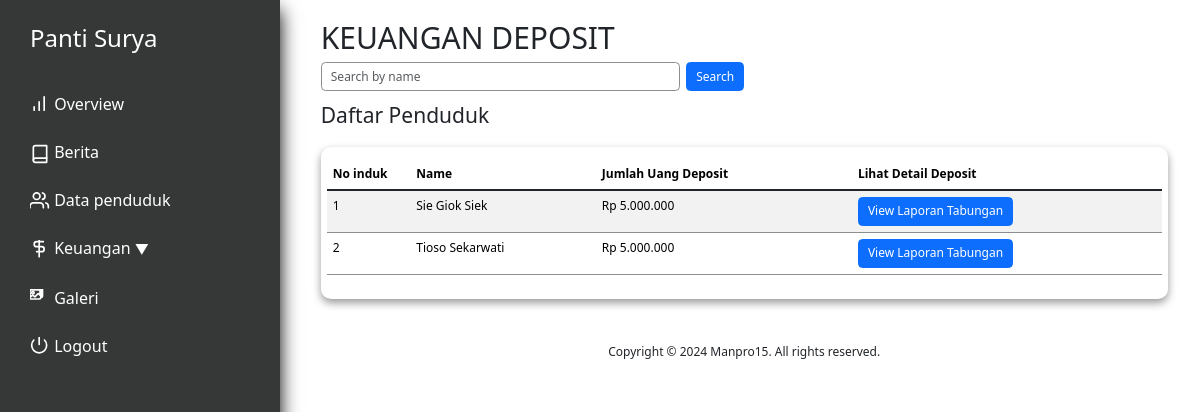
Page /keuangan_deposit.php (signed in) on the earlier database version.
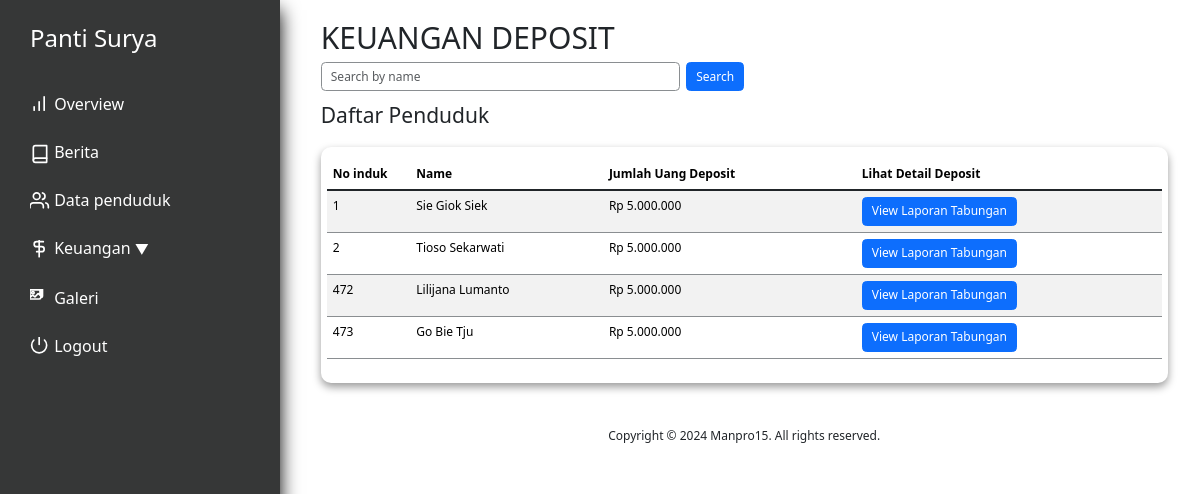
Same page on the later database version.
### tables this page shows
CREATE TABLE `penduduk` (
  `id` int(11) NOT NULL,
  `nama` varchar(250) NOT NULL,
  `alamat` varchar(100) NOT NULL,
  `tanggal_masuk` date DEFAULT NULL,
  `keuangan_pondokkan` int(11) NOT NULL,
  `keuangan_tabungan` int(11) NOT NULL,
  `keuangan_obat` int(11) NOT NULL,
  `keuangan_total` int(11) NOT NULL,
  `profile_picture` varchar(100) NOT NULL,
  `KTP` varchar(100) DEFAULT NULL,
  `KK` varchar(100) DEFAULT NULL,
  `BPJS` varchar(100) DEFAULT NULL,
  `deposit` int(11) DEFAULT NULL,
  `status` tinyint(1) NOT NULL DEFAULT 0,
  `tempat_lahir` varchar(100) NOT NULL DEFAULT '',
  `agama` varchar(15) NOT NULL DEFAULT ' ',
  `tanggal_lahir` date DEFAULT NULL,
  `nomor_induk` int(11) NOT NULL DEFAULT 0
);

### utils.php (called while the page is built, shortened)
<?php
class myDB
{
    private $host = "localhost";
    private $username = "root";
    private $password = "";
    private $database = "pantisurya";
    private $db;
    function __construct()
    {
        if ($this->db == null) {
            try {
                $this->db = new PDO("mysql:host=$this->host;dbname=$this->database", $this->username, $this->password);
                $this->db->setAttribute(PDO::ATTR_ERRMODE, PDO::ERRMODE_EXCEPTION);
            } catch (PDOException $e) {
                echo "Connection failed: " . $e->getMessage();
            }
        }
    }
    function getAllPenduduk()
    {
        $query = "SELECT * FROM penduduk WHERE status=0";
        $res = $this->db->prepare($query);
        $res->execute();
        return $res;
    }
    function formatRupiah($number) {
        return 'Rp ' . number_format($number, 0, ',', '.');
    }
}

### keuangan_deposit.php (the view, shortened to what this page needs)
<?php
    require 'utils.php';
    $db = new myDB();
    $stmt_all_residents = $db->getAllPenduduk();
    $residents = $stmt_all_residents->fetchAll(PDO::FETCH_ASSOC);
?>
<!DOCTYPE html>
<html lang="en">
<head>
    <?php include "layout/stylejquerynbs5.php" ?>
    <link rel="stylesheet" href="layout/indexstyle.css">
    <link rel="stylesheet" href="layout/styledatasiswa.css">
</head>
<body>
<div class="app">
    <div class="dashboard">
        <?php include 'nav.php'?>
        <div class="main">
            <div class="pad">
                <h1>KEUANGAN DEPOSIT</h1>
                <div class="search-bar">
                    <form method="POST" class="d-flex">
                        <input type="text" name="search" placeholder="Search by name" id="search_by_name" class="form-control me-2">
                        <button type="submit" class="btn btn-primary">Search</button>
                    </form>
                </div>
                <div class="residents-table">
                        <h3 style="padding: 1rem; padding-left: 0;">Daftar Penduduk</h3>
                        <div class="content">
                            <table class="table table-hover table-striped" id="tabelPondokan">
                                <thead>
                                    <tr>
                                        <th width="10%">No induk</th>
                                        <th>Name</th>
                                        <th>Jumlah Uang Deposit</th>
                                        <th>Lihat Detail Deposit</th>
                                    </tr>
                                </thead>
                                <tbody class="table-group-divider" id="tabelPondokanBody">
                                    <?php foreach($residents as $resident): ?>
                                    <tr>
                                        <td><?php echo $resident['nomor_induk']; ?></td>
                                        <td><?php echo $resident['nama']; ?></td>
                                        <td><?php echo $db->formatRupiah($resident['deposit']); ?></td>
                                        <td><button onclick="window.location.href='laporanPondokkan.php?id=<?php echo $resident['id']; ?>'" class="btn btn-primary">View Laporan Tabungan</button></td>
                                    </tr>
                                    <?php endforeach; ?>
                                </tbody>
                            </table>
                        </div>
                    </div>
                    <?php include 'footer.php'?>
                </div>
            </div>
        </div>
    </div>
</body>
</html>
</body>
</html>

### layout/stylejquerynbs5.php (shortened to what this page needs)
<link href="https://cdn.jsdelivr.net/npm/bootstrap@5.3.3/dist/css/bootstrap.min.css" rel="stylesheet">
<link href="https://cdn.jsdelivr.net/npm/sweetalert2@11.11.1/dist/sweetalert2.min.css" rel="stylesheet">
<link href="https://cdn.jsdelivr.net/npm/simple-datatables@7.1.2/dist/style.min.css" rel="stylesheet" />
<link rel="stylesheet" href="layout/indexstyle.css">

### nav.php (shortened to what this page needs)
<div class="holder flex-col">
    <div class="content flex-col">
        <div class="logo">
            <h2 style="color: white;">Panti Surya</h2>
        </div>
        <nav class="nav">
            <a type="button" href="index.php">
                Overview
            </a>
            <a type="button" href="databerita.php">
                Berita
            </a>
            <a type="button" href="penduduk.php">
                Data penduduk
            </a>
            <div class="dropdown">
                <a type="button" href="#" class="dropbtn" onclick="toggleSubMenu()">
                    Keuangan
                    <span style="font-size: 14px; vertical-align: middle;">&#9660;</span>
                </a>
            </div>
            <a type="button" href="galeri.php">
                Galeri
            </a>
            <a type="button" onclick="return confirm('Yakin keluar?')" href="logout.php">
                <svg xmlns="http://www.w3.org/2000/svg" width="20" height="20" viewBox="3 3 20 24" fill="none" stroke="currentColor" stroke-width="2" stroke-linecap="round" stroke-linejoin="round" class="feather feather-power"><path d="M18.36 6.64a9 9 0 1 1-12.73 0"></path><line x1="12" y1="2" x2="12" y2="12"></line></svg> Logout
            </a>
        </nav>
    </div>
</div>
<div class="filler"></div>

### footer.php
<footer>
    <div class="container text-center" style="padding-top: 2rem;padding-bottom: 10px; margin:0; background-color:white;">
        <p>Copyright &copy; 2024 Manpro15. All rights reserved.</p>
    </div>
</footer>

### layout/indexstyle.css (style rules this page uses)
:root { --side-nav-width: 280px; --bs-border-color: #8a8e91; font-family: 'Roboto', sans-serif; }
* { box-sizing: border-box; margin: 0; padding: 0; }
.pad { padding: 1.7rem; }
.dashboard { display: flex; flex-direction: row; gap: 1.7rem; }
.flex-col { display: flex; flex-direction: column; }
.holder { width: var(--side-nav-width); height: 100vh; box-shadow: 0 10px 18px rgba(0,0,0,1); position: fixed; padding: 0 1rem; background-color: #363737; }
.content { padding: 1rem 0.5rem; gap: 1rem; background-color: #363737; }
.logo { padding: 0 1rem; word-wrap: break-word; }
.nav { padding: 0.5rem; gap: 0.5rem; display: flex; flex-direction: column; justify-content: center; }
.nav a { display: block; padding: 0.5rem 0.5rem; border-radius: 10px; line-height: 30px; font-size: 16px; text-decoration: none; transition: all 0.5s ease; color: white; }
.main { flex: 1; min-height: 100vh; }
.filler { width: var(--side-nav-width); }
.content { display: flex; }
.logo h2 { margin-top: 1rem; margin-bottom: 1rem; }
@media (max-width: 1366px) { html { font-size: 75%; } }

### layout/styledatasiswa.css (style rules this page uses)
.main { margin-right: 1rem; }
.d-flex { width: 50%; }
.main .content { border-radius: 10px; background-color: #ffff; box-shadow: 0px 4px 8px rgba(0, 0, 0, 0.4); margin-bottom: 20px; display: flex; flex-direction: column; align-items: center; }

Differences in the rows shown:
added penduduk: nomor_induk "472", nama "Lilijana Lumanto", deposit "Rp 5.000.000"
added penduduk: nomor_induk "473", nama "Go Bie Tju", deposit "Rp 5.000.000"
